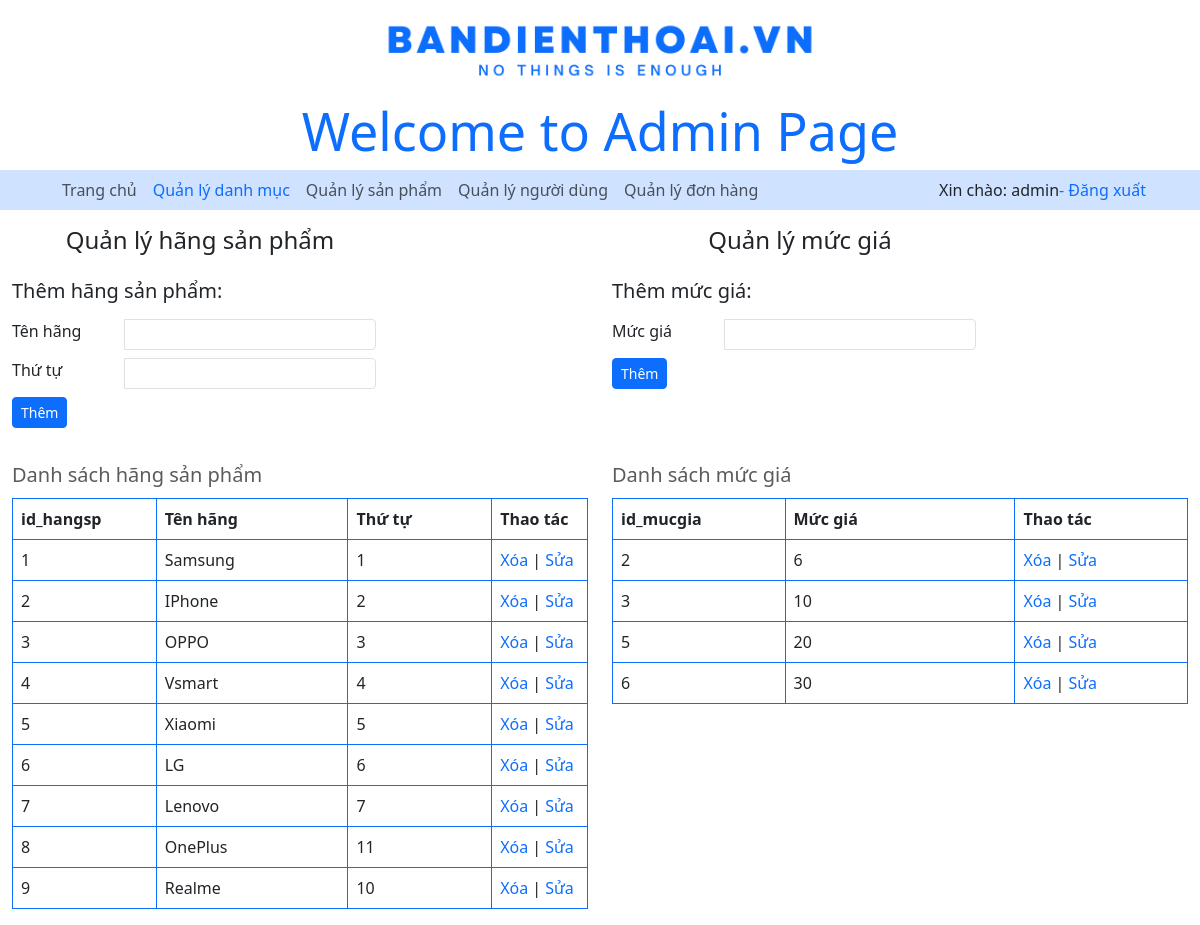
The app's page /admincp/index.php?navigate=qldmsp&query=them (signed in) with its own data.
### tables this page shows
CREATE TABLE `tbl_hangsp` (
  `id_hangsp` int(11) NOT NULL,
  `tenhangsp` varchar(30) DEFAULT NULL,
  `stt` int(11) NOT NULL
);

CREATE TABLE `tbl_mucgia` (
  `id_mucgia` int(11) NOT NULL,
  `mucgia` int(11) NOT NULL
);

### admincp/modules/quanlydanhmucsp/lietke.php (the view)
<?php
    $sql_lietke = "SELECT * FROM tbl_hangsp ORDER BY id_hangsp ASC";
    $query_lietke_hsp = mysqli_query($connect, $sql_lietke);
    $sql_mucgia = "SELECT * FROM tbl_mucgia ORDER BY mucgia ASC";
    $query_lietke_mucgia = mysqli_query($connect, $sql_mucgia);
?>
<div class="container-xxl mt-4">
    <div class="row">
        <div class="col-6">
            <table class="table table-bordered border-primary caption-top">
                <caption class="fs-5">Danh sách hãng sản phẩm</caption>
                <thead>
                    <tr>
                        <th scope="col" class="col-3">id_hangsp</th>
                        <th scope="col" class="col-4">Tên hãng</th>
                        <th scope="col" class="col-3">Thứ tự</th>
                        <th scope="col" class="col-2">Thao tác</th>
                    </tr>
                </thead>
                <tbody>
                    <?php
            while ($row = mysqli_fetch_array($query_lietke_hsp)) {
            ?>
                    <tr>
                        <td><?php echo $row['id_hangsp'] ?></td>
                        <td><?php echo $row['tenhangsp'] ?></td>
                        <td><?php echo $row['stt'] ?></td>
                        <td>
                            <a class="link-offset-2 link-underline link-underline-opacity-0 me-1"
                                href="./modules/quanlydanhmucsp/xuly.php?idxoa=<?php echo $row['id_hangsp']?>&query=xoahsp">Xóa</a>|
                            <a class="link-offset-2 link-underline link-underline-opacity-0"
                                href="?navigate=qldmsp&query=suahsp&idsua=<?php echo $row['id_hangsp']?>">Sửa</a>
                        </td>
                    </tr>
                    <?php
            }
            ?>
                </tbody>
            </table>
        </div>
        <div class="col-6">
            <table class="table table-bordered border-primary caption-top">
                <caption class="fs-5">Danh sách mức giá</caption>
                <thead>
                    <tr>
                        <th scope="col" class="col-3">id_mucgia</th>
                        <th scope="col" class="col-4">Mức giá</th>
                        <th scope="col" class="col-3">Thao tác</th>
                    </tr>
                </thead>
                <tbody>
                    <?php
                        while ($row_mg = mysqli_fetch_array($query_lietke_mucgia)) {
                            ?>
                    <tr>
                        <td><?php echo $row_mg['id_mucgia'] ?></td>
                        <td><?php echo $row_mg['mucgia'] ?></td>
                        <td>
                            <a class="link-offset-2 link-underline link-underline-opacity-0 me-1"
                                href="./modules/quanlydanhmucsp/xuly.php?idxoa=<?php echo $row_mg['id_mucgia']?>&query=xoamucgia">Xóa</a>|
                            <a class="link-offset-2 link-underline link-underline-opacity-0"
                                href="?navigate=qldmsp&query=suamucgia&idsua=<?php echo $row_mg['id_mucgia']?>">Sửa</a>
                        </td>
                    </tr>
                    <?php
                        }
                    ?>
                </tbody>
            </table>
        </div>
    </div>
</div>

### records on screen
tbl_hangsp: id_hangsp "1", tenhangsp "Samsung", stt "1"
tbl_hangsp: id_hangsp "2", tenhangsp "IPhone", stt "2"
tbl_hangsp: id_hangsp "3", tenhangsp "OPPO", stt "3"
tbl_hangsp: id_hangsp "4", tenhangsp "Vsmart", stt "4"
tbl_hangsp: id_hangsp "5", tenhangsp "Xiaomi", stt "5"
tbl_hangsp: id_hangsp "6", tenhangsp "LG", stt "6"
tbl_hangsp: id_hangsp "7", tenhangsp "Lenovo", stt "7"
tbl_hangsp: id_hangsp "8", tenhangsp "OnePlus", stt "11"
tbl_hangsp: id_hangsp "9", tenhangsp "Realme", stt "10"
tbl_mucgia: id_mucgia "2", mucgia "6"
tbl_mucgia: id_mucgia "3", mucgia "10"
tbl_mucgia: id_mucgia "5", mucgia "20"
tbl_mucgia: id_mucgia "6", mucgia "30"

### other values on screen
$_SESSION['loginadmin'] "admin"
